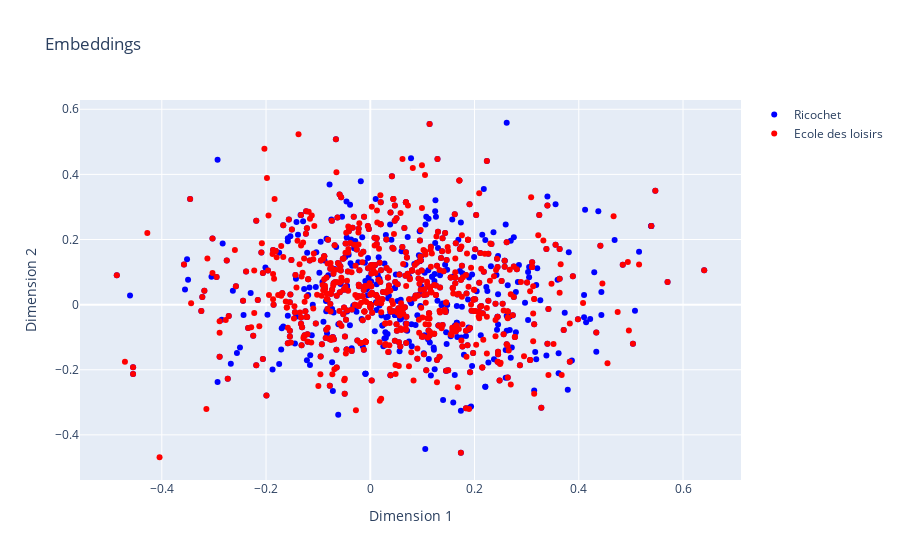

Notebook code for this chart:
### Code cell
import plotly.graph_objects as go

def plot_interactive_embeddings(embeddings1, embeddings2, labels1, labels2, list1_name, list2_name):
    fig = go.Figure()

    # Add scatter trace for embeddings of list 1
    fig.add_trace(go.Scatter(
        x=embeddings1[:, 0],
        y=embeddings1[:, 1],
        mode='markers',
        name=list1_name,
        text=labels1,
        marker=dict(color='blue')
    ))

    # Add scatter trace for embeddings of list 2
    fig.add_trace(go.Scatter(
        x=embeddings2[:, 0],
        y=embeddings2[:, 1],
        mode='markers',
        name=list2_name,
        text=labels2,
        marker=dict(color='red')
    ))

    # Set layout options
    fig.update_layout(
        title='Embeddings',
        xaxis=dict(title='Dimension 1'),
        yaxis=dict(title='Dimension 2'),
        hovermode='closest'
    )

    # Show the plot
    fig.show()

embeddings1 = compute_embeddings(ricochet_themes_preprocessed, word_vectors)
embeddings2 = compute_embeddings(ecole_des_loisir_themes_preprocessed, word_vectors)

plot_interactive_embeddings(embeddings1, embeddings2, ricochet_themes_preprocessed, ecole_des_loisir_themes_preprocessed, "Ricochet", "Ecole des loisirs")

### Figure 1 — Plotly figure (JSON) as saved in the notebook; plotly's stock layout.template omitted (floating-point values rounded to 4 significant figures; data arrays with more than 128 entries replaced by an {"elided": "..."} marker saying what was removed)
{"data": [{"marker": {"color": "blue"}, "mode": "markers", "name": "Ricochet", "text": {"elided": "716 str values"}, "type": "scatter", "x": {"elided": "716 float values"}, "y": {"elided": "716 float values"}}, {"marker": {"color": "red"}, "mode": "markers", "name": "Ecole des loisirs", "text": {"elided": "744 str values"}, "type": "scatter", "x": {"elided": "744 float values"}, "y": {"elided": "744 float values"}}], "layout": {"hovermode": "closest", "title": {"text": "Embeddings"}, "xaxis": {"title": {"text": "Dimension 1"}}, "yaxis": {"title": {"text": "Dimension 2"}}}}
